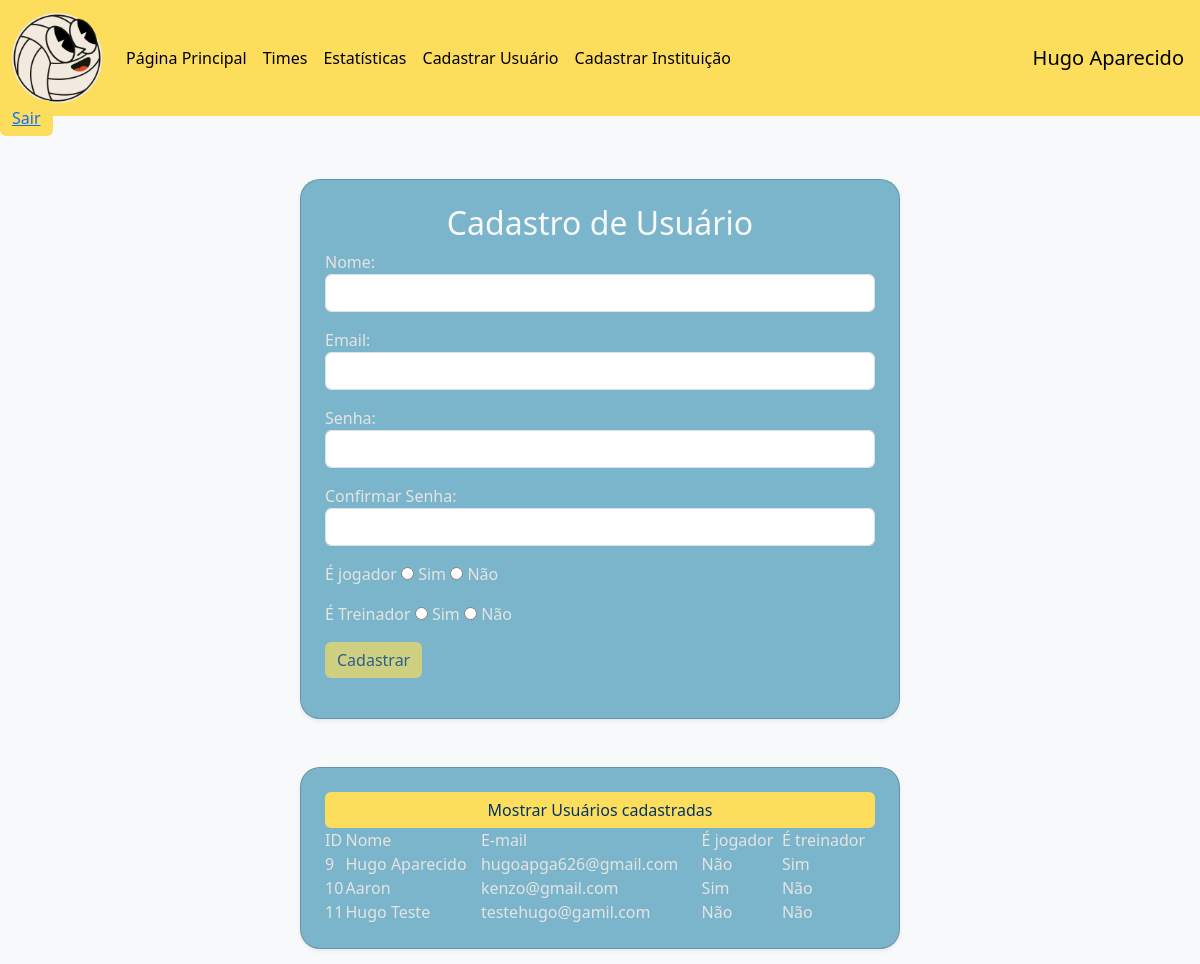
The app's page /pages/cadastrar_usuario.php?mostrar=sim (signed in) with its own data.
### tables this page shows
CREATE TABLE IF NOT EXISTS `usuario` (
  `id_usuario` int NOT NULL AUTO_INCREMENT,
  `nome_usuario` varchar(80) NOT NULL,
  `email_usuario` varchar(100) NOT NULL,
  `senha_usuario_site` varchar(255) NOT NULL,
  `jogador` tinyint(1) NOT NULL,
  `id_jogador` int DEFAULT NULL,
  `treinador` tinyint(1) NOT NULL,
  PRIMARY KEY (`id_usuario`)
);

### componentes/classes/database_class.php (called while the page is built, shortened)
<?php
class Database
{
    private $table;
    private $connection;
    public function __construct($table = null)
    {
        $this->table = $table;
    }
    private function SetConnection()
    {
        try {
            $this->connection = new PDO('mysql:host=' . self::HOST . ';dbname=' . self::NAME, self::USER, self::PASS);
            $this->connection->setAttribute(PDO::ATTR_ERRMODE, PDO::ERRMODE_EXCEPTION);
        } catch (PDOException $e) {
            die('ERROR: ' . $e->getMessage());
        }
    }
    public function execute($query, $params = [])
    {
        try {
            $statement = $this->connection->prepare($query);
            $statement->execute($params);
            return $statement;
        } catch (PDOException $e) {
            die('ERROR: ' . $e->getMessage());
        }
    }
    public function select($where = null, $order = null, $limit = null, $fields = '*')
    {
        $where = strlen($where) ? 'WHERE ' . $where : '';
        $order = strlen($order) ? 'ORDER BY ' . $order : '';
        $limit = strlen($limit) ? 'LIMIT ' . $limit : '';
        $query = 'SELECT ' . $fields . ' FROM ' . $this->table . ' ' . $where . ' ' . $order . ' ' . $limit;
        return $this->execute($query);
    }
}

### componentes/classes/usuario_class.php (called while the page is built, shortened)
<?php
require_once "database_class.php";
class Usuario
{
    private $id_usuario;
    private $nome_usuario;
    private $email_usuario;
    private $jogador;
    private $treinador;
    public function GetID()
    {
        return $this->id_usuario;
    }
    public function GetNomeUsuario()
    {
        return $this->nome_usuario;
    }
    public function GetEmailUsuario()
    {
        return $this->email_usuario;
    }
    public function GetTreinador()
    {
        return $this->treinador;
    }
    public function GetJogador()
    {
        return $this->jogador;
    }
    public static function GetUsuarios($where = null, $order = null, $limit = null)
    {
        return (new Database('usuario'))->select($where, $order, $limit)->fetchAll(PDO::FETCH_CLASS, self::class);
    }
}

### pages/cadastrar_usuario.php (the view, shortened to what this page needs)
<?php
include('../componentes/classes/componentes_class.php');
include('../componentes/classes/usuario_class.php');
if (isset($_SESSION['id_usuario']) && $_SESSION['treinador']) {
  include '../componentes/header.php';
?>
  <main class="d-flex flex-column justify-content-center align-items-center min-vh-100 mt-5">
    <div class="d-grip gap-2 mb-3 fixed-top" id="botao_flutuante">
      <button type="button" class="btn" id="logout">
        <a href="../componentes/logout.php">Sair</a>
      </button>
    </div>
    <div class="card p-4 shadow-sm mb-5" id="card">
      <form action="../componentes/execucoes/cadastrar_usuario_exe.php" method="post">
        <div class="text-center text-light">
          <h2>Cadastro de Usuário</h2>
        </div>
        <div class="mb-3">
          <label for="nome">Nome:</label>
          <input type="text" class="form-control" name="nome" id="nome" required>
        </div>
        <div class="mb-3">
          <label for="email">Email:</label>
          <input type="text" class="form-control" name="email" id="email" required>
        </div>
        <div class="mb-3">
          <label for="senha">Senha:</label>
          <input type="password" class="form-control" name="senha" id="senha" required>
        </div>
        <div class="mb-3">
          <label for="confirmasenha">Confirmar Senha:</label>
          <input type="password" class="form-control" name="confirmasenha" id="confirmar_senha" required>
        </div>
        <div class="mb-3">
          <label>É jogador</label>
          <input type="radio" name="jogador" id="ejogador" value="1">
          <label for="ejogador">Sim</label>
          <input type="radio" name="jogador" id="naoejogador" value="0">
          <label for="naoejogador">Não</label>
        </div>
        <div class="mb-3">
          <label>É Treinador</label>
          <input type="radio" name="treinador" id="etreinador" value="1">
          <label for="etreinador">Sim</label>
          <input type="radio" name="treinador" id="naoetreinador" value="0">
          <label for="naoetreinador">Não</label>
        </div>
        <div class="mb-3">
          <button type="submit" class="btn" id="botao_cadastro" disabled>Cadastrar</button>
        </div>
      </form>
    </div>
    <div class="card p-4 shadow-sm" id="card">
      <a href="./cadastrar_usuario.php?mostrar=sim" class="btn" id="mostra_usuario">Mostrar Usuários cadastradas</a>
      <?php
      if (isset($_GET['mostrar'])) {
      ?>
        <table>
          <thead>
            <tr>
              <td>ID</td>
              <td>Nome</td>
              <td>E-mail</td>
              <td>É jogador</td>
              <td>É treinador</td>
            </tr>
          </thead>
          <tbody>
            <?php
            $usuarios = Usuario::GetUsuarios();
            foreach ($usuarios as $usuario) {
            ?>
              <tr>
                <td><?= $usuario->GetID() ?></td>
                <td><?= $usuario->GetNomeUsuario() ?></td>
                <td><?= $usuario->GetEmailUsuario() ?></td>
                <td><?= $usuario->GetJogador() ? "Sim" : "Não" ?></td>
                <td><?= $usuario->GetTreinador() ? "Sim" : "Não" ?></td>
              </tr>
            <?php
            }
            ?>
          </tbody>
        </table>
      <?php
      }
      ?>
    </div>
  </main>
<?php
  include '../componentes/footer.php';
} else {
  header("Location: ./times.php");
}
?>

### componentes/header.php (shortened to what this page needs)
<!DOCTYPE html>
<html lang="pt-br">
<head>
    <?php
    foreach (FOLHAS_DE_ESTILO as $link_css) {
    ?>
        <link rel="stylesheet" href="<?= $link_css ?>">
    <?php } ?>
    <link href="https://cdn.jsdelivr.net/npm/bootstrap@5.3.2/dist/css/bootstrap.min.css" rel="stylesheet">
</head>
<body class="bg-light">
    <header>
        <nav class="navbar navbar-expand-lg" id="nav" style="background-color:#FDDE5C;">
            <div class="container-fluid" id="nav_container">
                <a class="navbar-brand" href="#">
                    <img src="<?= LOGO_HEADER ?>" alt="Logo" id="logo">
                </a>
                <div class="collapse navbar-collapse" id="navbarNavDropdown">
                    <ul class="navbar-nav">
                        <?php
                        foreach (OUTRAS_PAGINAS as $pagina) {
                        ?>
                            <li class="nav-item">
                                <a class="nav-link active" aria-current="page" href="<?= $pagina[1] ?>"><?= $pagina[0] ?></a>
                            </li>
                        <?php }
                        if (isset($_SESSION['treinador']) && $_SESSION['treinador']) { ?>
                            <li class="nav-item">
                                <a class="nav-link active" aria-current="page" href="<?= LINK_CADASTRO_USUARIO ?>">Cadastrar Usuário</a>
                            </li>
                            <li class="nav-item">
                                <a class="nav-link active" aria-current="page" href="<?= LINK_CADASTRO_INSTITUICAO ?>">Cadastrar Instituição</a>
                            </li>
                        <?php }
                        ?>
                    </ul>
                </div>
            </div>
            <?php
            if (isset($_SESSION['id_usuario'])) { ?>
                <a class="navbar-brand">
                    <?= $_SESSION['nome_usuario'] ?>
                </a>
            <?php } ?>
        </nav>
    </header>

### componentes/footer.php
</body>
</html>

### css/cadastro.css (style rules this page uses)
:root { --amarelo: #FDDE5C; --azul: #7AB5CB; --cinza-barra: #D4D2D2; --cinza-fundo: #E6E4E1; --preto: #000; --branco: #fff; }
#logo { width: 90px; height: 90px; }
body { background-color: #f8f9fa; }
#card { background-color: var(--azul); color: var(--cinza-fundo); border-radius: 20px; max-width: 600px; width: 100%; }
h2 { margin-bottom: 1rem; }
.form-control { background-color: var(--cinza-barra); color: #333; border: 1px solid #ccc; }
#botao_cadastro { background-color: var(--amarelo); color: #003366; border: none; }
#mostra_usuario { background-color: var(--amarelo); color: #003366; border: none; }

### css/style.css (style rules this page uses)
* { margin: 0; padding: 0; box-sizing: border-box; }
:root { --amarelo: #FDDE5C; --azul: #7AB5CB; --cinza-barra: #D4D2D2; --cinza-fundo: #E6E4E1; --preto: #000; }
#logo { width: 90px; height: 90px; }
#logout { background-color: var(--amarelo); color: #003366; border: none; }
#botao_flutuante { top: 100px; }

### records on screen
usuario: id_usuario "9", nome_usuario "Hugo Aparecido", email_usuario "hugoapga626@gmail.com", jogador "Não", treinador "Sim"
usuario: id_usuario "10", nome_usuario "Aaron", email_usuario "kenzo@gmail.com", jogador "Sim", treinador "Não"
usuario: id_usuario "11", nome_usuario "Hugo Teste", email_usuario "testehugo@gamil.com", jogador "Não", treinador "Não"

### other values on screen
$pagina[0] "Página Principal"
$pagina[0] "Times"
$pagina[0] "Estatísticas"
$_SESSION['nome_usuario'] "Hugo Aparecido"
